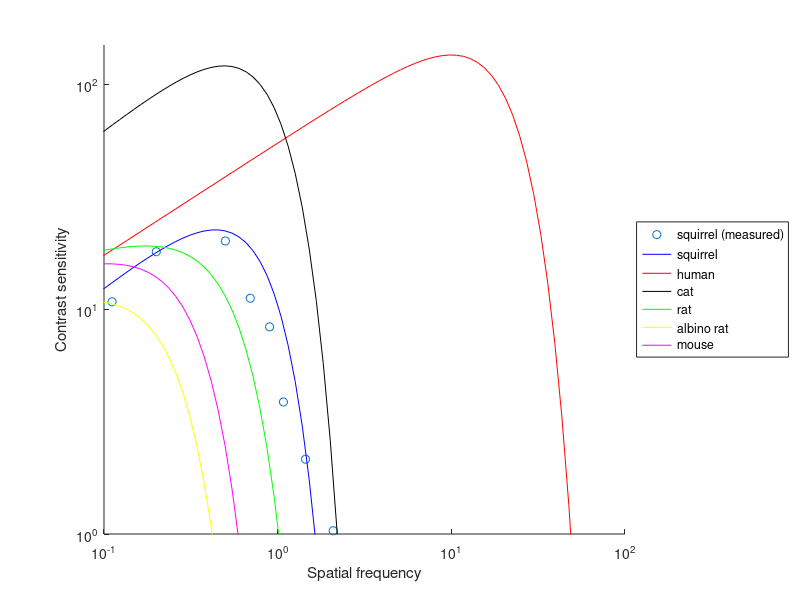

Write MATLAB code to recreate this figure.
function cs = contrast_sensitivities( animal )
% contrast_sensitivities. Returns requested contrast sensitivity table
%
%  CS = contrast_sensitivities( ANIMAL='mouse' )
%      ANIMAL can be gray_squirrel, human, cat, rat, albino_rat, mouse
%
% 2003-2023, Alexander Heimel

if nargin<1 || isempty(animal)
    animal = 'mouse';
end

sfs = logspace(-2,2,100);

% Western gray squirrel (sciurus griseus), 
% Jacobs, Birch and Blakeslee, 1982
% average luminance 3.4 cd/m^2
% distance 30 cm
% vertical gratings
%    
% Eastern gray squirrel (sciurus carolinensis)
% Jacobs, Birch and Blakeslee, 1982

cs_western_gray_squirrel=...
    [ -2 -0.80 0.00 1.25 1.70 2.05 2.30 2.70   3.2   6  12 24;
      -1  2.30 3.00 3.15 2.35 1.95 0.90 0.10  -0.9  -1 -1 -1]; 

cs_western_gray_squirrel(1,:)=...
	from_logplot(cs_western_gray_squirrel(1,:),0.2,2.5,1.25);

cs_western_gray_squirrel(2,:)=...
	from_logplot(cs_western_gray_squirrel(2,:),2,2.5,1.25);
    
% much better at 340 cd/m^2    

cs_squirrel(1,:)=sfs;
cs_squirrel(2,:)=50*sfs.^0.6.*exp( -sfs.^2/0.8^2);

% from Heywood, Petry, Casagrande, 1983
cs_human(1,:)=sfs;
cs_human(2,:)=55*sfs.^0.5.*exp( -sfs.^2/20^2);

% from Heywood, Petry, Casagrande, 1983
cs_cat(1,:)=sfs;
cs_cat(2,:)=250*sfs.^0.6.*exp(-sfs.^2/0.9^2);

% from Heywood, Petry, Casagrande, 1983
cs_hooded_rat(1,:)=sfs;
cs_hooded_rat(2,:)=30*sfs.^0.2.*exp(-sfs.^2/0.55^2);
cs_rat=cs_hooded_rat;

% from Heywood, Petry, Casagrande, 1983
% not accurate at all
cs_albino_rat(1,:)=sfs;
cs_albino_rat(2,:)=20*sfs.^0.2.*exp(-sfs.^2/0.25^2);

% random uess knownin limit is 0.6cpd (rat 1cpd)
cs_mouse(1,:)=sfs;
cs_mouse(2,:)=25*(sfs/0.6).^0.2.*exp(-(sfs/0.6).^2/0.55^2);

switch lower(animal)
    case 'western gray squirrel'
        cs = cs_western_gray_squirrel;
    case 'squirrel'
        cs = cs_squirrel;
    case 'mouse'
        cs = cs_mouse;
    case 'human'
        cs = cs_human;
    case 'cat'
        cs = cs_cat;
    case 'rat'
        cs = cs_rat;
    case 'albino rat'
        cs = cs_albino_rat;
    otherwise
        disp('CONTRAST_SENTITIVITIES: Unknown animal');
        return
end

if nargout == 0
    figure;
    hold
    plot( cs_western_gray_squirrel(1,:),cs_western_gray_squirrel(2,:),'o');
    set(gca,'XScale','log');
    set(gca,'YScale','log');
    set(gca,'XLim',[0.1 100]);
    set(gca,'YLim',[1 150]);
    plot(sfs,cs_squirrel(2,:),'b')
    plot(cs_human(1,:),cs_human(2,:),'r')
    plot(cs_cat(1,:),cs_cat(2,:),'k')
    plot(cs_rat(1,:),cs_rat(2,:),'g')
    plot(cs_albino_rat(1,:),cs_albino_rat(2,:),'y')
    plot(cs_mouse(1,:),cs_mouse(2,:),'m')
    xlabel('Spatial frequency');
    ylabel('Contrast sensitivity');
    legend('squirrel (measured)','squirrel','human','cat','rat','albino rat',...
        'mouse','location','eastoutside');
    hold off
end
end

%% Helper functions
function x=from_logplot(lx, from, base, unit) 
%FROM_LOGPLOT converts measured distant to value on logplot
%  
%  X=FROM_LOGPLOT(LX, FROM, BASE, UNIT) 
%    LX measured distance from FROM
%    BASE is base of logplot, UNIT is distance
%    from BASE to BASE^2
  
  x=from*base.^(lx/unit);
end
      
     